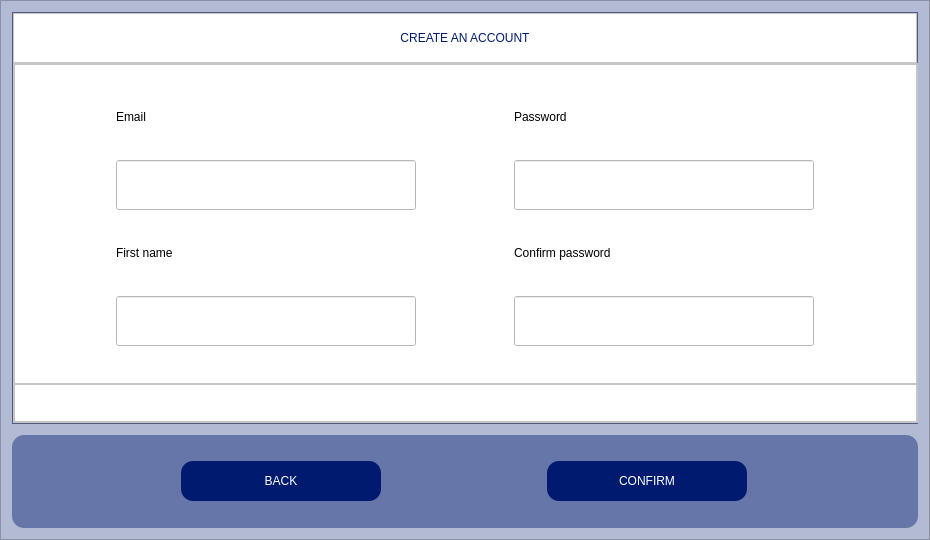
<?xml version="1.0" encoding="UTF-8"?>
<ui version="4.0">
 <class>Dialog</class>
 <widget class="QDialog" name="Dialog">
  <property name="geometry">
   <rect>
    <x>0</x>
    <y>0</y>
    <width>930</width>
    <height>540</height>
   </rect>
  </property>
  <property name="minimumSize">
   <size>
    <width>930</width>
    <height>540</height>
   </size>
  </property>
  <property name="maximumSize">
   <size>
    <width>930</width>
    <height>540</height>
   </size>
  </property>
  <property name="windowTitle">
   <string>Dialog</string>
  </property>
  <layout class="QGridLayout" name="gridLayout">
   <property name="leftMargin">
    <number>0</number>
   </property>
   <property name="topMargin">
    <number>0</number>
   </property>
   <property name="rightMargin">
    <number>0</number>
   </property>
   <property name="bottomMargin">
    <number>0</number>
   </property>
   <property name="horizontalSpacing">
    <number>0</number>
   </property>
   <item row="0" column="0">
    <widget class="QFrame" name="frame">
     <property name="minimumSize">
      <size>
       <width>480</width>
       <height>360</height>
      </size>
     </property>
     <property name="maximumSize">
      <size>
       <width>930</width>
       <height>540</height>
      </size>
     </property>
     <property name="styleSheet">
      <string notr="true">background-color: rgb(179, 186, 212);</string>
     </property>
     <property name="frameShape">
      <enum>QFrame::StyledPanel</enum>
     </property>
     <property name="frameShadow">
      <enum>QFrame::Plain</enum>
     </property>
     <layout class="QVBoxLayout" name="verticalLayout">
      <property name="spacing">
       <number>11</number>
      </property>
      <property name="leftMargin">
       <number>11</number>
      </property>
      <property name="topMargin">
       <number>11</number>
      </property>
      <property name="rightMargin">
       <number>11</number>
      </property>
      <property name="bottomMargin">
       <number>11</number>
      </property>
      <item>
       <widget class="QFrame" name="frame_2">
        <property name="minimumSize">
         <size>
          <width>480</width>
          <height>360</height>
         </size>
        </property>
        <property name="maximumSize">
         <size>
          <width>930</width>
          <height>540</height>
         </size>
        </property>
        <property name="styleSheet">
         <string notr="true">background-color: rgb(102, 118, 169);</string>
        </property>
        <property name="frameShape">
         <enum>QFrame::StyledPanel</enum>
        </property>
        <property name="frameShadow">
         <enum>QFrame::Plain</enum>
        </property>
        <layout class="QVBoxLayout" name="verticalLayout_2">
         <property name="spacing">
          <number>0</number>
         </property>
         <property name="leftMargin">
          <number>0</number>
         </property>
         <property name="topMargin">
          <number>0</number>
         </property>
         <property name="rightMargin">
          <number>0</number>
         </property>
         <property name="bottomMargin">
          <number>0</number>
         </property>
         <item>
          <widget class="QFrame" name="frame_8">
           <property name="minimumSize">
            <size>
             <width>480</width>
             <height>50</height>
            </size>
           </property>
           <property name="maximumSize">
            <size>
             <width>16777215</width>
             <height>50</height>
            </size>
           </property>
           <property name="styleSheet">
            <string notr="true">background-color: rgb(255, 255, 255);</string>
           </property>
           <property name="frameShape">
            <enum>QFrame::StyledPanel</enum>
           </property>
           <property name="frameShadow">
            <enum>QFrame::Raised</enum>
           </property>
           <layout class="QHBoxLayout" name="horizontalLayout_4">
            <item>
             <widget class="QLabel" name="label_2">
              <property name="styleSheet">
               <string notr="true">color: rgb(0, 26, 112);
font: 87 14pt &quot;Arial Black&quot;;</string>
              </property>
              <property name="text">
               <string>&lt;html&gt;&lt;head/&gt;&lt;body&gt;&lt;p align=&quot;center&quot;&gt;CREATE AN ACCOUNT&lt;/p&gt;&lt;/body&gt;&lt;/html&gt;</string>
              </property>
             </widget>
            </item>
           </layout>
          </widget>
         </item>
         <item alignment="Qt::AlignHCenter|Qt::AlignVCenter">
          <widget class="QFrame" name="frame_7">
           <property name="minimumSize">
            <size>
             <width>905</width>
             <height>360</height>
            </size>
           </property>
           <property name="maximumSize">
            <size>
             <width>1000</width>
             <height>360</height>
            </size>
           </property>
           <property name="styleSheet">
            <string notr="true">background-color: rgb(255, 255, 255);</string>
           </property>
           <property name="frameShape">
            <enum>QFrame::StyledPanel</enum>
           </property>
           <property name="frameShadow">
            <enum>QFrame::Raised</enum>
           </property>
           <layout class="QVBoxLayout" name="verticalLayout_5">
            <property name="spacing">
             <number>0</number>
            </property>
            <property name="leftMargin">
             <number>0</number>
            </property>
            <property name="topMargin">
             <number>0</number>
            </property>
            <property name="rightMargin">
             <number>0</number>
            </property>
            <property name="bottomMargin">
             <number>0</number>
            </property>
            <item>
             <widget class="QFrame" name="frame_4">
              <property name="frameShape">
               <enum>QFrame::StyledPanel</enum>
              </property>
              <property name="frameShadow">
               <enum>QFrame::Raised</enum>
              </property>
              <layout class="QHBoxLayout" name="horizontalLayout_3">
               <item>
                <widget class="QWidget" name="widget" native="true">
                 <property name="minimumSize">
                  <size>
                   <width>300</width>
                   <height>300</height>
                  </size>
                 </property>
                 <property name="maximumSize">
                  <size>
                   <width>300</width>
                   <height>300</height>
                  </size>
                 </property>
                 <layout class="QVBoxLayout" name="verticalLayout_3">
                  <property name="spacing">
                   <number>0</number>
                  </property>
                  <property name="leftMargin">
                   <number>0</number>
                  </property>
                  <property name="topMargin">
                   <number>0</number>
                  </property>
                  <property name="rightMargin">
                   <number>0</number>
                  </property>
                  <property name="bottomMargin">
                   <number>0</number>
                  </property>
                  <item>
                   <widget class="QLabel" name="label_3">
                    <property name="minimumSize">
                     <size>
                      <width>300</width>
                      <height>30</height>
                     </size>
                    </property>
                    <property name="maximumSize">
                     <size>
                      <width>300</width>
                      <height>30</height>
                     </size>
                    </property>
                    <property name="styleSheet">
                     <string notr="true">font: 10pt &quot;MS Shell Dlg 2&quot;;</string>
                    </property>
                    <property name="text">
                     <string>Email</string>
                    </property>
                   </widget>
                  </item>
                  <item alignment="Qt::AlignHCenter">
                   <widget class="QLineEdit" name="Email_field">
                    <property name="minimumSize">
                     <size>
                      <width>300</width>
                      <height>50</height>
                     </size>
                    </property>
                    <property name="maximumSize">
                     <size>
                      <width>300</width>
                      <height>50</height>
                     </size>
                    </property>
                   </widget>
                  </item>
                  <item>
                   <widget class="QLabel" name="label">
                    <property name="minimumSize">
                     <size>
                      <width>300</width>
                      <height>30</height>
                     </size>
                    </property>
                    <property name="maximumSize">
                     <size>
                      <width>300</width>
                      <height>30</height>
                     </size>
                    </property>
                    <property name="styleSheet">
                     <string notr="true">font: 10pt &quot;MS Shell Dlg 2&quot;;</string>
                    </property>
                    <property name="text">
                     <string>First name</string>
                    </property>
                   </widget>
                  </item>
                  <item>
                   <widget class="QLineEdit" name="First_name">
                    <property name="minimumSize">
                     <size>
                      <width>300</width>
                      <height>50</height>
                     </size>
                    </property>
                    <property name="maximumSize">
                     <size>
                      <width>300</width>
                      <height>50</height>
                     </size>
                    </property>
                   </widget>
                  </item>
                 </layout>
                </widget>
               </item>
               <item>
                <widget class="QWidget" name="widget_2" native="true">
                 <property name="minimumSize">
                  <size>
                   <width>300</width>
                   <height>300</height>
                  </size>
                 </property>
                 <property name="maximumSize">
                  <size>
                   <width>300</width>
                   <height>300</height>
                  </size>
                 </property>
                 <layout class="QVBoxLayout" name="verticalLayout_4">
                  <property name="spacing">
                   <number>0</number>
                  </property>
                  <property name="leftMargin">
                   <number>0</number>
                  </property>
                  <property name="topMargin">
                   <number>0</number>
                  </property>
                  <property name="rightMargin">
                   <number>0</number>
                  </property>
                  <property name="bottomMargin">
                   <number>0</number>
                  </property>
                  <item>
                   <widget class="QLabel" name="label_4">
                    <property name="minimumSize">
                     <size>
                      <width>300</width>
                      <height>30</height>
                     </size>
                    </property>
                    <property name="maximumSize">
                     <size>
                      <width>300</width>
                      <height>30</height>
                     </size>
                    </property>
                    <property name="styleSheet">
                     <string notr="true">font: 10pt &quot;MS Shell Dlg 2&quot;;</string>
                    </property>
                    <property name="text">
                     <string>Password</string>
                    </property>
                   </widget>
                  </item>
                  <item>
                   <widget class="QLineEdit" name="Password">
                    <property name="minimumSize">
                     <size>
                      <width>300</width>
                      <height>50</height>
                     </size>
                    </property>
                    <property name="maximumSize">
                     <size>
                      <width>300</width>
                      <height>50</height>
                     </size>
                    </property>
                   </widget>
                  </item>
                  <item>
                   <widget class="QLabel" name="label_5">
                    <property name="minimumSize">
                     <size>
                      <width>300</width>
                      <height>30</height>
                     </size>
                    </property>
                    <property name="maximumSize">
                     <size>
                      <width>300</width>
                      <height>30</height>
                     </size>
                    </property>
                    <property name="styleSheet">
                     <string notr="true">font: 10pt &quot;MS Shell Dlg 2&quot;;</string>
                    </property>
                    <property name="text">
                     <string>Confirm password</string>
                    </property>
                   </widget>
                  </item>
                  <item>
                   <widget class="QLineEdit" name="Confirm_password">
                    <property name="minimumSize">
                     <size>
                      <width>300</width>
                      <height>50</height>
                     </size>
                    </property>
                    <property name="maximumSize">
                     <size>
                      <width>300</width>
                      <height>50</height>
                     </size>
                    </property>
                   </widget>
                  </item>
                 </layout>
                </widget>
               </item>
              </layout>
             </widget>
            </item>
            <item>
             <widget class="QFrame" name="frame_5">
              <property name="frameShape">
               <enum>QFrame::StyledPanel</enum>
              </property>
              <property name="frameShadow">
               <enum>QFrame::Raised</enum>
              </property>
              <layout class="QHBoxLayout" name="horizontalLayout_2">
               <property name="spacing">
                <number>0</number>
               </property>
               <property name="leftMargin">
                <number>0</number>
               </property>
               <property name="topMargin">
                <number>0</number>
               </property>
               <property name="rightMargin">
                <number>0</number>
               </property>
               <property name="bottomMargin">
                <number>0</number>
               </property>
               <item>
                <widget class="QLabel" name="error">
                 <property name="minimumSize">
                  <size>
                   <width>170</width>
                   <height>30</height>
                  </size>
                 </property>
                 <property name="maximumSize">
                  <size>
                   <width>170</width>
                   <height>30</height>
                  </size>
                 </property>
                 <property name="toolTip">
                  <string>&lt;html&gt;&lt;head/&gt;&lt;body&gt;&lt;p align=&quot;center&quot;&gt;&lt;br/&gt;&lt;/p&gt;&lt;/body&gt;&lt;/html&gt;</string>
                 </property>
                 <property name="styleSheet">
                  <string notr="true">color: rgb(255, 0, 0);</string>
                 </property>
                 <property name="text">
                  <string>&lt;html&gt;&lt;head/&gt;&lt;body&gt;&lt;p align=&quot;center&quot;&gt;&lt;br/&gt;&lt;/p&gt;&lt;/body&gt;&lt;/html&gt;</string>
                 </property>
                </widget>
               </item>
              </layout>
             </widget>
            </item>
           </layout>
          </widget>
         </item>
        </layout>
       </widget>
      </item>
      <item>
       <widget class="QFrame" name="frame_3">
        <property name="maximumSize">
         <size>
          <width>930</width>
          <height>150</height>
         </size>
        </property>
        <property name="styleSheet">
         <string notr="true">background-color: rgb(102, 118, 169);
border-radius: 12px;</string>
        </property>
        <property name="frameShape">
         <enum>QFrame::StyledPanel</enum>
        </property>
        <property name="frameShadow">
         <enum>QFrame::Raised</enum>
        </property>
        <layout class="QHBoxLayout" name="horizontalLayout">
         <item>
          <widget class="QPushButton" name="Back">
           <property name="maximumSize">
            <size>
             <width>200</width>
             <height>40</height>
            </size>
           </property>
           <property name="styleSheet">
            <string notr="true">color: rgb(255, 255, 255);
background-color: rgb(0, 26, 112);
font: 87 14pt &quot;Arial Black&quot;;
border-radius: 12px;</string>
           </property>
           <property name="text">
            <string>BACK</string>
           </property>
          </widget>
         </item>
         <item>
          <widget class="QPushButton" name="Confirm">
           <property name="maximumSize">
            <size>
             <width>200</width>
             <height>40</height>
            </size>
           </property>
           <property name="styleSheet">
            <string notr="true">color: rgb(255, 255, 255);
background-color: rgb(0, 26, 112);
font: 87 14pt &quot;Arial Black&quot;;
border-radius: 12px;</string>
           </property>
           <property name="text">
            <string>CONFIRM</string>
           </property>
          </widget>
         </item>
        </layout>
       </widget>
      </item>
     </layout>
    </widget>
   </item>
  </layout>
 </widget>
 <resources/>
 <connections>
  <connection>
   <sender>Confirm</sender>
   <signal>clicked()</signal>
   <receiver>Dialog</receiver>
   <slot>update()</slot>
   <hints>
    <hint type="sourcelabel">
     <x>900</x>
     <y>350</y>
    </hint>
    <hint type="destinationlabel">
     <x>599</x>
     <y>399</y>
    </hint>
   </hints>
  </connection>
  <connection>
   <sender>Back</sender>
   <signal>clicked()</signal>
   <receiver>Dialog</receiver>
   <slot>update()</slot>
   <hints>
    <hint type="sourcelabel">
     <x>300</x>
     <y>350</y>
    </hint>
    <hint type="destinationlabel">
     <x>599</x>
     <y>399</y>
    </hint>
   </hints>
  </connection>
 </connections>
</ui>
